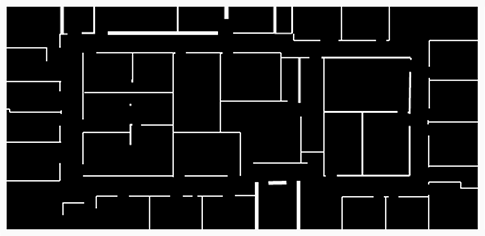
#> input picture VIO Trajectory/maps/walls_3.bmp, 485 x 236 px
$ python James.py
#> lines starting #> are read from the running program, lines starting #| are printed output that depends on the picture
# plot VIO trajectory using known initial location and yaw
# and superimpose on the map

from math import sin, cos, pi
import numpy as np
from pylab import close, figure, imshow, ion, plot
from matplotlib.pyplot import imread, waitforbuttonpress

close('all')
ion()


# ARKit VIO data parser
def loadVIO(filename):
    # Load the VIO txt file
#> called with filename = 'VIO_1620536957.533128.txt'
    ARK = [x.strip() for x in open(filename, "r")]
#> (reads VIO Trajectory/VIO_1620536957.533128.txt from the repository)
    X = []
    Y = []
    Z = []
    PITCH = []
    YAW = []
    ROLL = []
    STATUS = []
    for idx in range(0, len(ARK)):
        if ARK[idx].isdigit():
            [x, y, z] = [float(x) for x in ARK[idx + 4].split(',')]
            [pitch, yaw, roll] = [float(x) for x in ARK[idx + 5].split('(')[1].strip(')').split(',')]
            normalStatus = ARK[idx + 2] == 'normal'
            X.append(x)
            Y.append(y)
            Z.append(z)
            PITCH.append(pitch)
            YAW.append(yaw)
            ROLL.append(roll)
            STATUS.append(normalStatus)
    return X, Y, Z, PITCH, YAW, ROLL, STATUS


Xs, Ys, Zs, PITCHs, RAW_YAWs, ROLLs, STATUSs = loadVIO('VIO_1620536957.533128.txt')

map_image = imread('./maps/walls_3.bmp')
#> map_image is the input picture: shape (236, 485, 3); min 0, max 255, mean 33.8
h, w, _ = np.shape(map_image)
#> h = 236; w = 485
scale = 11.7  # from Ali, I assume pixels/meter

yaw_0 = 0.  # initial yaw
initial_location_pix = (74, 45)  # (col, row) from Ali: assigned starting location of the user for floor 3
initial_location = (initial_location_pix[0] / scale, (h - 1 - initial_location_pix[1]) / scale)
#> initial_location = (6.32, 16.24)

n = len(Xs)
delta_ang = yaw_0 - pi / 2

# use eq. 7, putting everything into meters and switching coordinate names (u,v) to (x,y)
xs, ys = [], []
for k in range(n):
    delta_X = Xs[k] - Xs[0]
    delta_Z = Zs[k] - Zs[0]

    x = initial_location[0] + cos(delta_ang) * delta_X + sin(delta_ang) * delta_Z
    y = initial_location[1] + sin(delta_ang) * delta_X - cos(delta_ang) * delta_Z

    xs.append(x)
    ys.append(y)

figure()
imshow(map_image)
for k in range(n):
    plot(xs[k] * scale, (h - 1.) - ys[k] * scale, 'yo', markersize=5)
waitforbuttonpress(timeout=- 1)
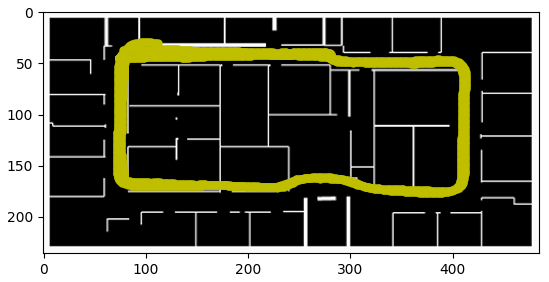
#> figure drawn by matplotlib, 1 panel
